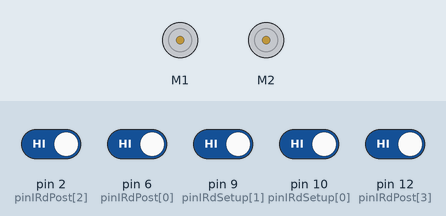
A sketch run on a simulated Arduino Uno, built with avr-gcc and run on an emulated ATmega328P. On the bench: 2 × DC motor (green arrow = forward, orange = backward, longer = faster). Inputs (shaded band) come from the test bench; at power-on: pin 2 (pinIRdPost[2]), pin 6 (pinIRdPost[0]), pin 9 (pinIRdSetup[1]), pin 10 (pinIRdSetup[0]), pin 12 (pinIRdPost[3]) HIGH. What the sketch prints to the serial monitor is not drawn.

Above: at 1.8 s.
1.9 s: pin 9 (pinIRdSetup[1]) driven LOW
At 4.7 s:
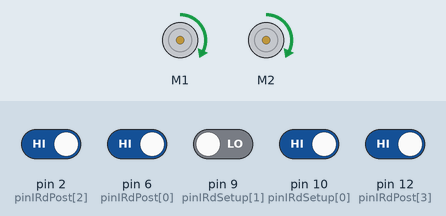
4.9 s: pin 6 (pinIRdPost[0]) driven LOW
At 5.08 s:
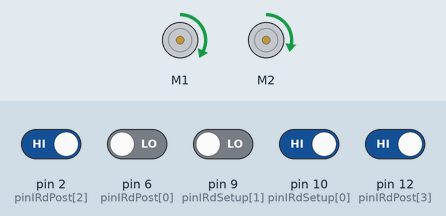
6.6 s: pin 10 (pinIRdSetup[0]) driven LOW
At 6.76 s:
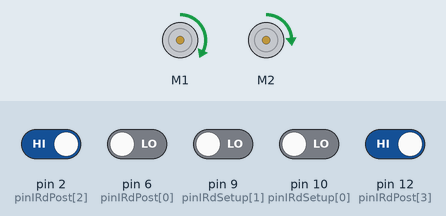
8.3 s: pin 9 (pinIRdSetup[1]) driven HIGH
At 9.6 s:
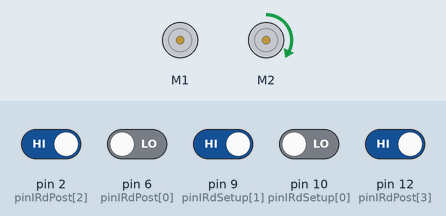
9.9 s: pin 2 (pinIRdPost[2]) driven LOW
12.2 s: pin 12 (pinIRdPost[3]) driven LOW
At 13.5 s:
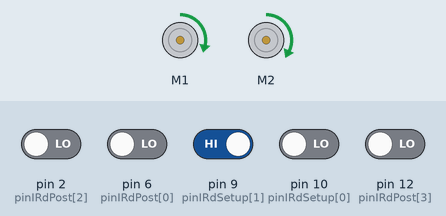
Timing chart, 0 to 15.2 s (numbered marks = the images above; inputs shaded):
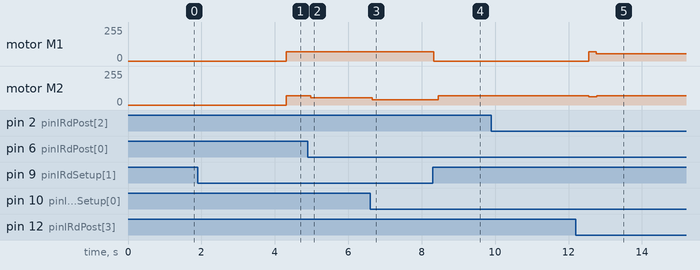

Measured:
- after the input at 1.9 s, motor M1, motor M2: stopped → forward 70/255 after 2.4 s
- after the input at 4.9 s, motor M2: forward 70/255 → forward 53/255 after 0.08 s, → forward 55/255 0.21 s later
- after the input at 6.6 s, motor M2: forward 55/255 → forward 38/255 after 0.06 s, → forward 40/255 0.21 s later
- after the input at 8.3 s, motor M1: forward 70/255 → stopped at once; motor M2: forward 40/255 → forward 70/255 after 0.15 s
- after the input at 9.9 s, every drawn part: stays the same
- after the input at 12.2 s, motor M1: stopped → forward 70/255 after 0.35 s, → forward 55/255 0.21 s later; motor M2: forward 70/255 → forward 63/255 after 0.36 s, → forward 70/255 0.21 s later

The sketch:

Line_Maze_Solver_Final.ino
```cpp
// Line Follower with PD Control

#include <AFMotor.h>
#include <Adafruit_MPU6050.h>
#include <Adafruit_Sensor.h>
#include <Wire.h>

// Motors
AF_DCMotor motori(1);  // Left motor - connected to terminal 1
AF_DCMotor motord(2);  // Right motor - connected to terminal 2

// Speed Constants
const int baseSpeed = 70;  // Base speed for motors
const int MAX_SPEED = 90; // Maximum speed

// PD Control Constants
float Kp = 15.0;  // Start with a lower value
float Kd = 2.0;   // Adjust based on testing
float Ki = 0.2;

// Error variables
int error = 0;
int errorLast = 0;
int derivative = 0;
int errorSquared;
int errorSum = 0; // For Integral term

// Sensor arrays
const uint8_t SensorCountSetup = 2;  // Sensors initialized in setup
const uint8_t SensorCountPost = 4;   // Sensors initialized after motors start
const uint8_t SensorCountTotal = SensorCountSetup + SensorCountPost;  // Total sensors

// Sensor position mapping
const int pinIRdSetup[SensorCountSetup] = {10, 9};          // Pins configured in setup
const int pinIRdPost[SensorCountPost] = {6, 0, 2, 12};      // Pins configured post-start

int pinIRd[SensorCountTotal];  // Combined sensor pins
int IRvalue[SensorCountTotal]; // Sensor readings

bool calibrated = false;           // Tracks whether calibration is complete
bool postSensorsInitialized = false;  // Tracks whether post sensors are initialized

const int MAX_INTEGRAL = 1000;
float correction;
int motorLSpeed;
int motorRSpeed;
int lastTurningLSpeed;
int lastTurningRSpeed;
bool allSensorsHigh = true;
int pattern;
char interseccion = "";
bool uTurnInProgress = false;
bool leftTurnInProgress = false;
bool rightTurnInProgress = false;

// Variable to keep track of the last extreme sensor
int lastExtremeSensor = 0; // -1 for left, 1 for right, 0 if none
int activeSensors;

unsigned long startTime = millis();
const unsigned long maxWaitTime = 500; // Maximum time to wait (in milliseconds)

// Function prototypes
void setup();
void loop();
void lineValue(const int *pins, int *values, uint8_t count);
void debugInfraRed(const int *values, uint8_t count, const char *label);
void performCalibration();
void initializePostSensors();
int calculateError();
void setMotor(AF_DCMotor &motor, int speed);
void stop();


// Setup function (unchanged)
void setup() {
  Serial.begin(9600);
  Serial.println("Setup");

  // Configuring motors
  motori.setSpeed(baseSpeed);
  motord.setSpeed(baseSpeed);
  motori.run(RELEASE);
  motord.run(RELEASE);
  delay(100);

  // Configure pins for setup sensors
  for (int i = 0; i < SensorCountSetup; i++) {
    pinMode(pinIRdSetup[i], INPUT_PULLUP);
  }

  delay(500);
}

// Main loop function
void loop() {
  if (!calibrated) {
    performCalibration();
  } else {
    // Initialize post sensors after motors start
    if (!postSensorsInitialized) {
      initializePostSensors();
    }

    // // Read sensor values
    lineValue(pinIRd, IRvalue, SensorCountTotal);

    updateTurnsProgress();
    updateLastExtremeSensor();
    detectExtremeDeviations();
    calculateCorrection();
    handleCorrection();

    // // Set motor speeds
    setMotor(motori, motorLSpeed);
    setMotor(motord, motorRSpeed);

    startTime = millis();

    // Loop to replace fixed delay
    if(leftTurnInProgress || rightTurnInProgress || uTurnInProgress) {
      while (millis() - startTime < maxWaitTime) {
        delay(50);
        // Read sensor values
        lineValue(pinIRd, IRvalue, SensorCountTotal);

        // Check if center sensors detect the line
        Serial.println("Waiting for central signal");
        if (IRvalue[2] == 1 || IRvalue[3] == 1) {
          // Line detected in center sensors; exit early
          Serial.println("Central detected");
          leftTurnInProgress = false;
          rightTurnInProgress = false;
          break;
        }

        // Add a short delay for stability
        delay(5);
      }
    }
    debugOutput();

    // Small delay  for stability
    delay(50);
  }
}

void updateTurnsProgress() {
  if(IRvalue[2] == 1 || IRvalue[3] == 1) {
    leftTurnInProgress = false;
    rightTurnInProgress = false;
  }
}

// Function to calculate error, derivative, and correction
void calculateCorrection() {
  // PD control
  errorLast = error;
  error = calculateError();
  derivative = (error - errorLast)  + (allSensorsHigh * error * error * (error < 0 ? -1 : 1));
  // errorSquared = error * error * (error < 0 ? -1 : 1); // Preserve the sign
  errorSquared = error; // Preserve the sign

  // Update error sum for integral term
  errorSum += error;
  errorSum = constrain(errorSum, -MAX_INTEGRAL, MAX_INTEGRAL);

  // Limit correction
  int maxCorrection = MAX_SPEED; // Adjust as necessary

  // Calculate correction
  // correction = (Kp * error) + (Kd * derivative) + (Ki * errorSum);
  correction = (Kp * errorSquared) + (Kd * derivative);
  correction = constrain(correction, -maxCorrection, maxCorrection);
}


// Function to get the binary pattern of sensor readings
int getSensorPattern() {
  int pattern = 0;
  for (int i = 0; i < SensorCountTotal; i++) {
    if (IRvalue[i] == HIGH) {
      pattern |= (1 << (SensorCountTotal - 1 - i));
    }
  }
  return pattern;
}

void printBinary(int number, int bitCount) {
  Serial.print("B");
  for (int i = bitCount - 1; i >= 0; i--) {
    Serial.print((number >> i) & 1);
  }
}

int calculateError() {
  lineValue(pinIRd, IRvalue, SensorCountTotal);
  pattern = getSensorPattern();
  errorLast = error;
  interseccion = "";

  switch (pattern) {
    // No line detected
    case 0b000000:
      if (lastExtremeSensor == -1) {
        error = -12; // Continue turning left
      } else {
        error = 12; // Continue turning right
      }
      interseccion = 'O';
      break;

    // Slight left
    case 0b011000:
    case 0b010000:
      error = -3; // Adjust to the left
      interseccion = '|';
      break;

    // Sharp left
    case 0b110000:
    case 0b100000:
    case 0b101100:
    case 0b011100:
    case 0b010110:
      error = -12; // Sharp turn left
      interseccion = 'L';
      leftTurnInProgress = true;
      break;

    // T-Junctions
    case 0b101010: case 0b010101: case 0b111010:
    case 0b101110: case 0b101011:
      // Decide based on priority (e.g., always turn left)
      error = -12; // Turn left at intersection
      interseccion = 'T';
      leftTurnInProgress = true;
      break;

    // Crossroads
    // case 0b110101:
    case 0b011101: case 0b010111:
      error = -12; // Turn left at intersection
      interseccion = '+';
      leftTurnInProgress = true;
      break;

    // Straight line cases
    case 0b001100:
    case 0b000100:
    case 0b001000:
      error = 0; // Centered on the line
      interseccion = '|';
      break;

    // // Sharp right
    // case 0b000010:
    // case 0b000101:
    //   error = 12; // Sharp turn right
    //   interseccion = 'R';
    //   rightTurnInProgress = true;
    //   break;

    case 0b111111:
      finalStop();
      finalStop();
      finalStop();
      finalStop();
      finalStop();
      finalStop();
      break;

    // Default case: Use weighted average
    default:
      error = weightedAverageError();
      break;
  }

  return error;
}

int weightedAverageError() {
  int sensorWeights[6] = {-6, -3, 0, 0, 3, 6}; // Left to right
  int weightedSum = 0;
  activeSensors = 0;

  for (int i = 0; i < SensorCountTotal; i++) {
    if (IRvalue[i] == HIGH) {
      weightedSum += sensorWeights[i];
      activeSensors++;
    }
  }

  if (activeSensors > 0) {
    return weightedSum / activeSensors;
  } else {
    // No line detected, use last error
    return errorLast;
  }
}


// Function to detect extreme deviations -> U turn neeeded
void detectExtremeDeviations() {
  lineValue(pinIRd, IRvalue, SensorCountTotal);
  allSensorsHigh = true; // No line detected by any sensor
  for (int i = 0; i < SensorCountTotal; i++) {
    if (IRvalue[i] == HIGH) {
      allSensorsHigh = false; // Line detected by at least one sensor

      if(uTurnInProgress && !allSensorsHigh) {
        stop();
      }
      uTurnInProgress = false;
    }
  }
}


void setMotor(AF_DCMotor &motor, int speed) {
  // motor.setSpeed(0);
  if (speed > 0) {
    motor.setSpeed(speed);
    motor.run(FORWARD);
  } else {
    motor.setSpeed(0); // speed is negative
    // motor.run(BACKWARD);
    // motor.setSpeed(-speed); // speed is negative
    delay(10);         // Allow time to fully stop
  }

  if(leftTurnInProgress || rightTurnInProgress) {
    delay(100);         // Allow time to fully advanced step
  }
  delay(10);
}

// Function to update last extreme sensor detection
void updateLastExtremeSensor() {
  // Update last extreme sensor detection
  if (IRvalue[0] == 1 || IRvalue[1] == 1) { // Front left sensor detects line
    lastExtremeSensor = -1;
  } else if (IRvalue[4] == 1 || IRvalue[5] == 1) { // Front right sensor detects line
    lastExtremeSensor = 1;
  }
}


// Function to handle correction and extreme cases or normal PD control
void handleCorrection() {
  motorLSpeed = baseSpeed;
  motorRSpeed = baseSpeed;

  // Regular PD control
  if (correction >= 0) {
    // Turn left: slow down left motor
    // motorLSpeed = baseSpeed + correction;
    motorRSpeed = baseSpeed - correction;
  } else if (correction < 0) {
    // Turn right: slow down right motor
    // motorRSpeed = baseSpeed - correction; // correction is negative
    motorLSpeed = baseSpeed + correction;
  }

  lastTurningRSpeed = motorRSpeed;
  lastTurningLSpeed = motorLSpeed;

  // Lost line, initiate recovery based on last extreme sensor
  if (allSensorsHigh) {
    if(!uTurnInProgress) {
      uTurnInProgress = true;
      // stop();
    }
    if (lastExtremeSensor == 1 && !leftTurnInProgress) {
      // Last detected on right, turn right
      // Serial.println("Reversing RIGHT motor");
      motorLSpeed = MAX_SPEED; // Reverse left motor
      motorRSpeed = 0;  // Reverse right motor
    } else if (!rightTurnInProgress) {
      // Last detected on left, turn left or no extreme sensor detected before losing line, default recovery
      // Serial.println("Reversing LEFT motor");
      motorRSpeed = MAX_SPEED;  // Reverse right motor
      motorLSpeed = 0;
    } else {
      motorRSpeed = lastTurningRSpeed;
      motorLSpeed = lastTurningLSpeed;
    }
  }
}


// Function to read sensor values
void lineValue(const int *pins, int *values, uint8_t count) {
  for (int i = 0; i < count; i++) {
    values[i] = digitalRead(pins[i]);
  }
  delay(5);
}


// Function to print sensor debug messages
void debugInfraRed(const int *values, uint8_t count, const char *label) {
  Serial.print(label);
  Serial.print(": ");
  for (int i = 0; i < count; i++) {
    Serial.print(values[i]);
    Serial.print(" ");
  }
  Serial.print("");
}

// Function to perform calibration (unchanged)
void performCalibration() {
  Serial.println("Calibrating...");

  // Check if all setup sensors are in air (all HIGH)
  allSensorsHigh = true;
  lineValue(pinIRdSetup, IRvalue, SensorCountSetup);

  for (int i = 0; i < SensorCountSetup; i++) {
    if (IRvalue[i] == LOW) {
      allSensorsHigh = false;
    }
  }

  debugInfraRed(IRvalue, SensorCountSetup, "Setup Sensor States");

  if (allSensorsHigh) {
    Serial.println("All setup sensors detect air. Waiting for black signal...");

    // Wait until any setup sensor detects black (LOW)
    bool blackDetected = false;
    while (!blackDetected) {
      lineValue(pinIRdSetup, IRvalue, SensorCountSetup);
      for (int i = 0; i < SensorCountSetup; i++) {
        if (IRvalue[i] == LOW) {
          blackDetected = true;
          break;
        }
      }
      delay(100);  // Short delay for stability
    }

    Serial.println("Black detected! Starting in 2 seconds...");
    delay(2000);  // Wait 2 seconds
    calibrated = true;

    // Start motors
    // motori.run(FORWARD);
    // motord.run(FORWARD);
  }

  delay(100);  // Small delay for stability
}

// Function to initialize post sensors (unchanged)
void initializePostSensors() {
  Serial.println("Initializing post sensors...");

  // Initialize post sensors
  for (int i = 0; i < SensorCountPost; i++) {
    pinMode(pinIRdPost[i], INPUT_PULLUP);
  }

  // Combine sensor pins
  pinIRd[0] = pinIRdPost[0];  // Front Left
  pinIRd[1] = pinIRdPost[1];  // Rear Left
  pinIRd[2] = pinIRdSetup[0]; // Front Center
  pinIRd[3] = pinIRdSetup[1]; // Rear Center
  pinIRd[4] = pinIRdPost[2];  // Front Right
  pinIRd[5] = pinIRdPost[3];  // Rear Right

  postSensorsInitialized = true;
  Serial.println("Post sensors initialized and combined array ready.");

  // Normal operation after calibration and post sensor initialization
  Serial.println("Calibrated and post sensors initialized. Monitoring sensors...");
}

// Function to handle forks with left path priority
void handleForks() {
  Serial.println("Fork detected, turning left");

  // Turn left by slowing down the left motor
  motori.setSpeed(baseSpeed / 2);  // Reduce speed of left motor
  motord.setSpeed(baseSpeed);      // Maintain speed on right motor
  // motori.run(FORWARD);
  // motord.run(FORWARD);

  // Continue until the fork is passed
  // You might need to implement additional logic to determine when to stop turning
}

// Function to stop the robot
void stop() {
  Serial.println("Stop");
  motori.setSpeed(0);
  motord.setSpeed(0);
  // motord.run(RELEASE);
  // motori.run(RELEASE);
  delay(500);
  Serial.println("Finish Stop");
}

void finalStop() {
  Serial.println("Stop");
  motori.setSpeed(0);
  motord.setSpeed(0);
  // motord.run(RELEASE);
  // motori.run(RELEASE);
  delay(30000);
  Serial.println("Finish Stop");
}


// Function to output debugging information
void debugOutput() {
  // debugInfraRed(IRvalue, SensorCountTotal, "Sensor States");
  Serial.print(" | Sensor Pattern: "); printBinary(pattern, 6); // Print the 6-bit pattern
  Serial.print(" | U Turn : "); Serial.print(allSensorsHigh);
  Serial.print(" | Last Extreme: "); Serial.print(lastExtremeSensor);
  // Serial.print(" | ErrorSquared: "); Serial.print(Kp * errorSquared);
  Serial.print(" | Path: "); Serial.print(interseccion);
  // Serial.print(" | Derivative: "); Serial.print(Kd * derivative);
  // Serial.print(" | activeSensors: "); Serial.print(activeSensors);
  Serial.print(" | rightTurnInProgress: "); Serial.print(rightTurnInProgress);
  Serial.print(" | leftTurnInProgress: "); Serial.print(leftTurnInProgress);
  Serial.print(" | Error: "); Serial.print(error);
  Serial.print(" | Correction: "); Serial.print(correction);
  Serial.print(" | Left Speed: "); Serial.print(motorLSpeed);
  Serial.print(" | Right Speed: "); Serial.println(motorRSpeed);
}
```
